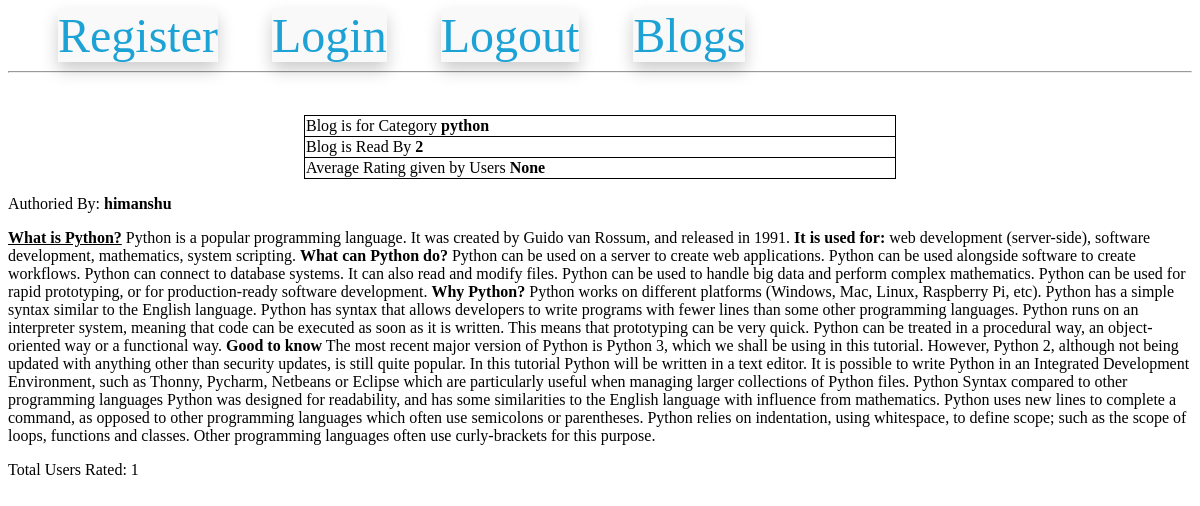
The app's page /blogDetail/1/himanshu/python (signed in) with its own data.
### models.py (models this page shows, shortened)
class BlogModel(db.Model):
    id = db.Column(db.Integer, primary_key=True)
    category_id = db.Column(
        db.Integer, db.ForeignKey("category_master.category_id"), nullable=False
    )
    blog_user_id = db.Column(db.Integer, db.ForeignKey("users.id"), nullable=False)
    blog_text = db.Column(db.Text, nullable=False)
    blog_creation_date = db.Column(db.DateTime)
    blog_read_count = db.Column(db.Integer, default=0)
    blog_rating_count = db.Column(db.Integer, default=0)

class UserModel(UserMixin, db.Model):
    __tablename__ = "users"
    id = db.Column(db.Integer, primary_key=True)
    email = db.Column(db.String(100), unique=True)
    username = db.Column(db.String(100))
    password_hash = db.Column(db.String(250))

### routes.py (the view, shortened to what this page needs)
@app.route(
    "/blogDetail/<int:blog_id>/<string:username>/<string:category>",
    methods=["GET", "POST"],
)
@login_required
def blog_detail(blog_id, username, category):
    blog = BlogModel.query.get(blog_id)
    if request.method == "GET":
        if current_user.id != blog.blog_user_id:
            blog.blog_read_count = blog.blog_read_count + 1
            db.session.commit()
        rating = (
            db.session.query(func.avg(BlogComment.blog_rating))
            .filter(BlogComment.blog_rating == int(blog_id))
            .first()[0]
        )
        return render_template(
            "/blog_details.html",
            blog=blog,
            rating=rating,
            author=username,
            category=category,
        )

### models.py (called while the page is built)
@login.user_loader
def load_user(id):
    return UserModel.query.get(int(id))

### templates/blog_details.html (shortened to what this page needs)
{% extends 'base.html' %}
{% block content %}
<br>
<form method="POST" action="">
  <center>
  <p>
   <table style="width:50%;">
    <tr>
     <td style="width:80%;">
      Blog is for Category <b>{{ category }}</b>
     </td>
    <tr>
    <tr>
     <td style="width:80%;">
      Blog is Read By <b>{{ blog.blog_read_count }}</b>
     </td>
    <tr>
    <tr>
     <td style="width:80%;">
      Average Rating given by Users <b>{{ rating }}</b>
     </td>
    </table>
   </p>
</center>
Authoried By: <b>{{ author }}</b>
<p>
{{ blog.blog_text|safe }}
</p>
<p>
Total Users Rated: {{ blog.blog_rating_count }}
</p>
{% endblock %}

### templates/blog_details.html (style rules this page uses)
table, tr { border: 1px solid black; border-radius: 12px; border-collapse: collapse; width: 100%; }

### records on screen
BlogModel: blog_read_count "2", blog_text "What is Python? Python is a popular programming language. It was created by Guido van Rossum, and released in 1991. It is used for: web development (server-side), software development, mathematics, system scripting. What can Python do? Python can be used on a server to create web applications. Python can be used alongside software to create workflows. Python can connect to database systems. It can also read and modify files. Python can be used to handle big data and perform complex mathematics. Python can be used for rapid prototyping, or for production-ready software development. Why Python? Python works on different platforms (Windows, Mac, Linux, Raspberry Pi, etc). Python has a simple…", blog_rating_count "1"
UserModel: username "himanshu"

### other values on screen
{{ category }} "python"
{{ rating }} "None"
